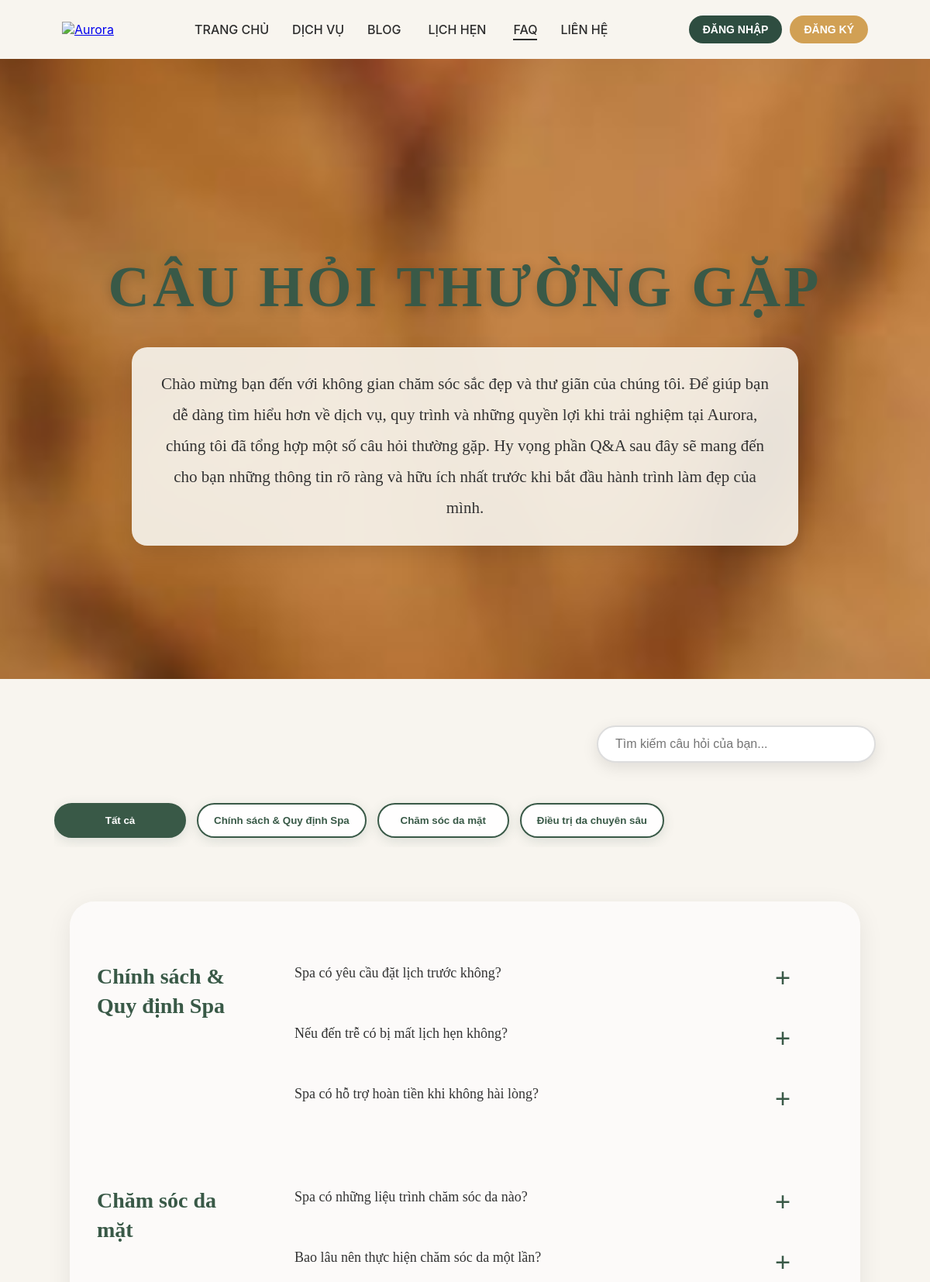
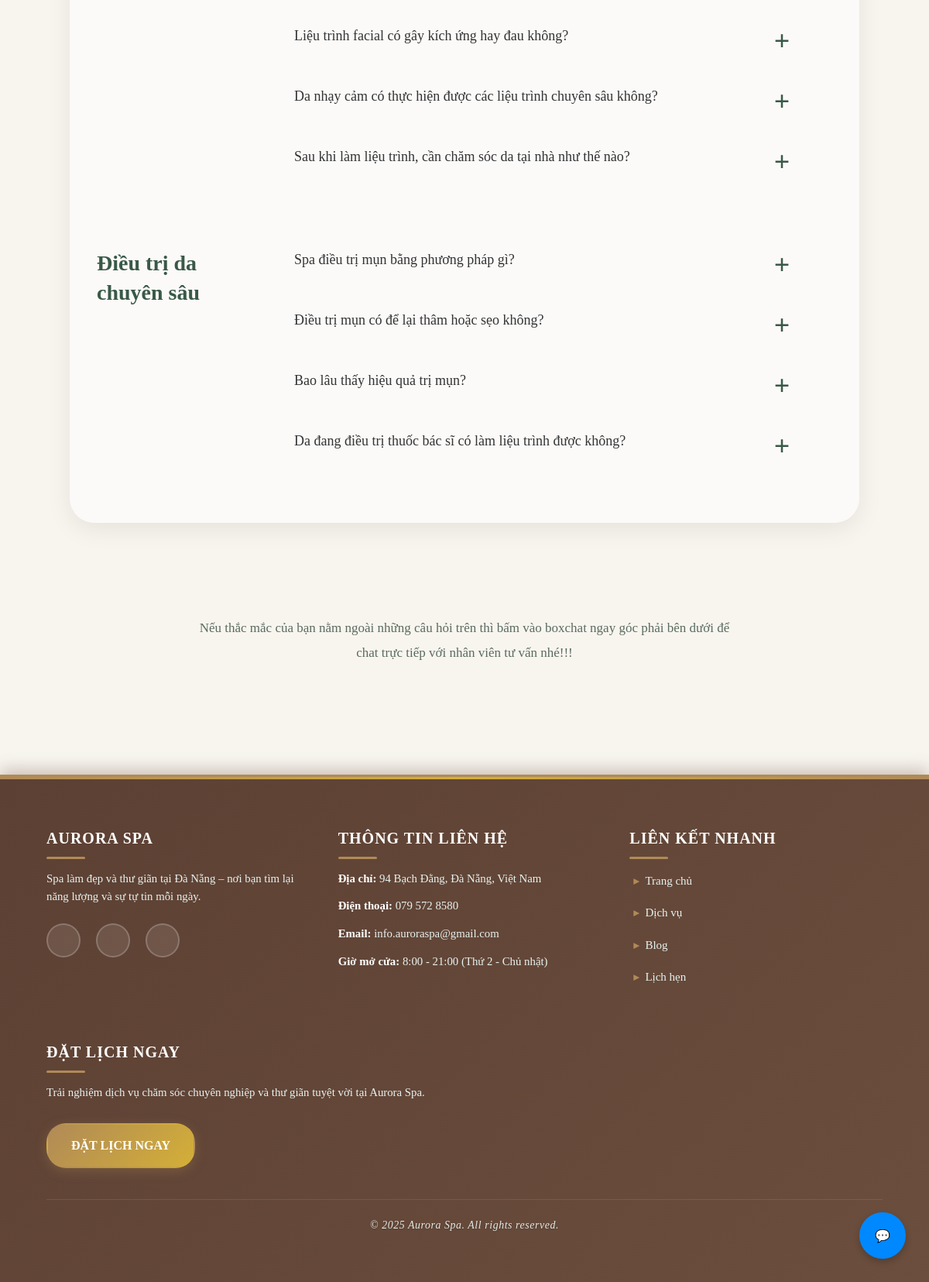
Screenshot of /faq/ with the database file from the repository (2 pictures, top to bottom).
### aurora/models.py (models this page shows, shortened)
class DanhMucFAQ(models.Model):
   MaDanhMuc = models.CharField(max_length=10, primary_key=True, editable=False)
   TenDanhMuc = models.CharField(max_length=200, unique=True)
   MoTaDanhMuc = models.TextField(blank=True, null=True)
   TrangThaiHienThi = models.BooleanField(default=True)
   NgayCapNhat = models.DateTimeField(auto_now=True)
   class Meta:
       db_table = "DanhMucFAQ"
       verbose_name_plural = "Danh mục FAQ"
       ordering = ['MaDanhMuc']

class FAQ(models.Model):
   MaCauHoi = models.CharField(max_length=10, primary_key=True, editable=False)
   CauHoi = models.CharField(max_length=300)
   CauTraLoi = models.TextField()
   MaDanhMuc = models.ForeignKey(
       DanhMucFAQ,
       on_delete=models.SET_NULL,
       null=True,
       blank=True,
       related_name="faq_list"
   )
   MaNhanVien=models. ForeignKey('NhanVien', on_delete=models.CASCADE, help_text='Mã nhân viên')
   TrangThaiHienThi = models.BooleanField(default=True)
   NgayCapNhat = models.DateTimeField(auto_now=True)
   class Meta:
       db_table = "FAQ"
       ordering = ['-MaCauHoi']
       verbose_name = "Câu hỏi thường gặp"
       verbose_name_plural = "Câu hỏi thường gặp"

### aurora/views.py (the view)
# urls.py: path('faq/', faq_view, name='faq'),
def faq_view(request):
   categories = DanhMucFAQ.objects \
       .prefetch_related(
           Prefetch(
               'faq_list',  # ← related_name chính xác là "faq_list"
               queryset=FAQ.objects.filter(TrangThaiHienThi=True).order_by('MaCauHoi')
           )
       ) \
       .filter(TrangThaiHienThi=True) \
       .order_by('MaDanhMuc') \
       .all()
   categories = [cat for cat in categories if cat.faq_list.exists()]
   return render(request, 'pages/faq.html', {
       'categories': categories
   })

### aurora/templates/pages/faq.html (shortened to what this page needs)
{% extends "base.html" %}
{% load static %}
{% block content %}
<section class="faq-hero">
    <div class="faq-hero-content">
        <h1>CÂU HỎI THƯỜNG GẶP</h1>
        <p>Chào mừng bạn đến với không gian chăm sóc sắc đẹp và thư giãn của chúng tôi.
           Để giúp bạn dễ dàng tìm hiểu hơn về dịch vụ, quy trình và những quyền lợi khi trải nghiệm tại Aurora,
           chúng tôi đã tổng hợp một số câu hỏi thường gặp. Hy vọng phần Q&A sau đây sẽ mang đến cho bạn những thông tin rõ ràng
           và hữu ích nhất trước khi bắt đầu hành trình làm đẹp của mình.
        </p>
    </div>
</section>
<div class="faq-main">
    <div class="search-wrapper">
        <input type="text" id="faqSearch" placeholder="Tìm kiếm câu hỏi của bạn...">
    </div>
    <div class="faq-tabs-outer">
        <button class="tab-btn tab-fixed active" data-category="all">Tất cả</button>
        <div class="tab-scroll">
            {% for category in categories %}
                {% if category.faq_list.all|length > 0 %}
                    <button class="tab-btn" data-category="{{ category.MaDanhMuc }}">
                        {{ category.TenDanhMuc }}
                    </button>
                {% endif %}
            {% endfor %}
        </div>
    </div>
    <div id="allView" class="active">
        <div class="all-faq-container">
            {% for category in categories %}
                {% if category.faq_list.all %}
                    <div class="all-faq-block">
                        <div class="all-category-title">{{ category.TenDanhMuc }}</div>
                        <div class="all-questions-list">
                            {% for faq in category.faq_list.all %}
                                {% if faq.TrangThaiHienThi %}
                                    <div class="all-question-item">
                                        <div class="all-question-wrapper">
                                            <div class="all-question-text">{{ faq.CauHoi }}</div>
                                            <div class="all-toggle">+</div>
                                        </div>
                                    </div>
                                {% endif %}
                            {% endfor %}
                        </div>
                    </div>
                {% endif %}
            {% endfor %}
        </div>
    </div>
    <div class="faq-note">
        Nếu thắc mắc của bạn nằm ngoài những câu hỏi trên thì bấm vào boxchat ngay góc phải bên dưới để<br>
        chat trực tiếp với nhân viên tư vấn nhé!!!
    </div>
</div>
{% endblock %}

### aurora/templates/base.html (style rules this page uses)
* { margin:0; padding:0; box-sizing:border-box; }

### rows the page displays
DanhMucFAQ: TenDanhMuc "Chính sách & Quy định Spa"
DanhMucFAQ: TenDanhMuc "Chăm sóc da mặt"
DanhMucFAQ: TenDanhMuc "Điều trị da chuyên sâu"
FAQ: CauHoi "Spa có yêu cầu đặt lịch trước không?"
FAQ: CauHoi "Nếu đến trễ có bị mất lịch hẹn không?"
FAQ: CauHoi "Spa có hỗ trợ hoàn tiền khi không hài lòng?"
FAQ: CauHoi "Spa có những liệu trình chăm sóc da nào?"
FAQ: CauHoi "Bao lâu nên thực hiện chăm sóc da một lần?"
FAQ: CauHoi "Liệu trình facial có gây kích ứng hay đau không?"
FAQ: CauHoi "Da nhạy cảm có thực hiện được các liệu trình chuyên sâu không?"
FAQ: CauHoi "Sau khi làm liệu trình, cần chăm sóc da tại nhà như thế nào?"
FAQ: CauHoi "Spa điều trị mụn bằng phương pháp gì?"
FAQ: CauHoi "Điều trị mụn có để lại thâm hoặc sẹo không?"
FAQ: CauHoi "Bao lâu thấy hiệu quả trị mụn?"
FAQ: CauHoi "Da đang điều trị thuốc bác sĩ có làm liệu trình được không?"
